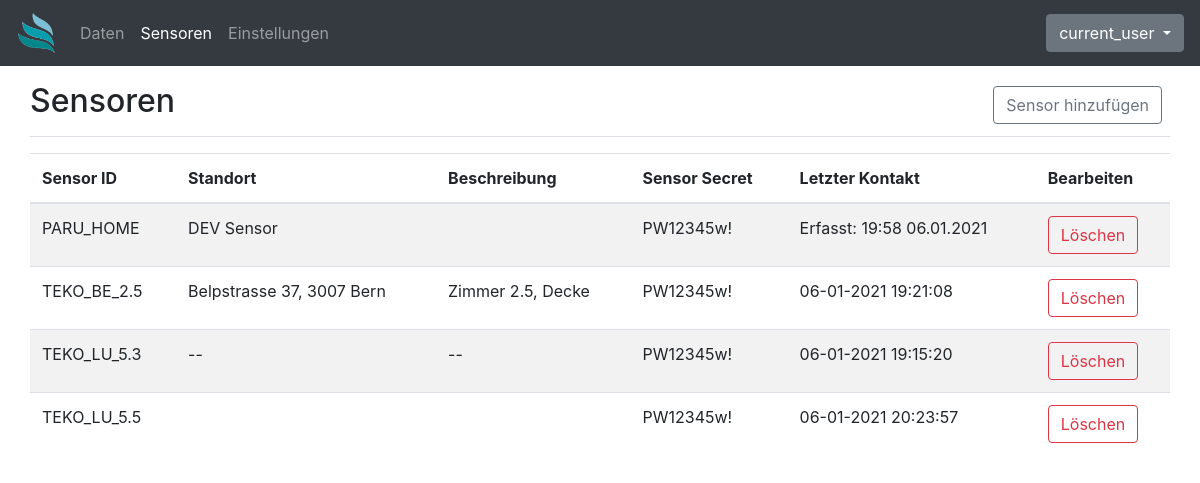
Page /sensors (signed in) on the earlier database version.
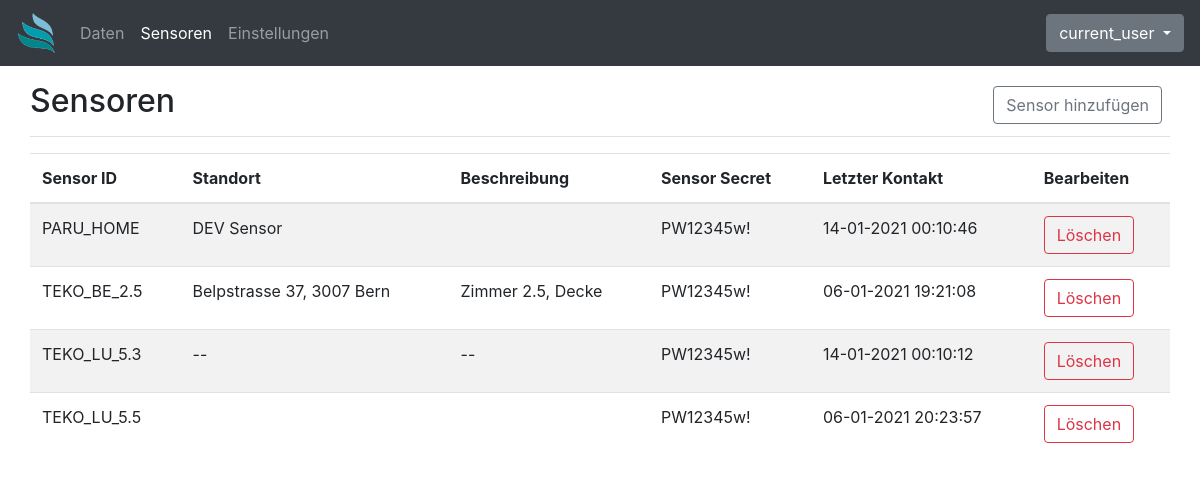
Same page on the later database version.
### app.py (models this page shows)
class dbSensors(db.Model):
    id = db.Column(db.Integer, primary_key=True)
    sensorid = db.Column(db.String(10), nullable=False)
    sensorsecret = db.Column(db.String(10), nullable=False)
    sensordata = db.relationship('dbSenData', backref='sendata', lazy=True)
    lastseen = db.Column(db.String(20))
    location = db.Column(db.String(50))
    description = db.Column(db.Text)

### app.py (the view)
@app.route('/sensors', methods=['GET'])
@login_required
def sensors():
    return render_template('sensors.html', sensors=dbSensors.query.order_by(dbSensors.sensorid.asc()))

### app.py (called while the page is built)
@login_manager.user_loader
def load_user(user_id):
    return dbUsers.query.get(int(user_id))

### templates/sensors.html (shortened to what this page needs)
{% extends 'base.html' %}
{% block body %}
{% set error = request.args.get('error') %}
<div class="container-fluid">
    <main role="main" class="col-md">
        <div
            class="d-flex justify-content-between flex-wrap flex-md-nowrap align-items-center pt-3 pb-2 mb-3 border-bottom">
            <h1 class="h2">Sensoren</h1>
            <div class="btn-toolbar mb-2 mb-md-0">
                <div class="btn-group mr-2">
                    <button type="button" class="btn btn btn-outline-secondary" data-toggle="modal"
                        data-target="#addSensor">
                        Sensor hinzufügen
                    </button>
                </div>
            </div>
        </div>
        <div class="table-responsive">
            <table class="table table-striped table">
                <thead>
                    <tr>
                        <th>Sensor ID</th>
                        <th>Standort</th>
                        <th>Beschreibung</th>
                        <th>Sensor Secret</th>
                        <th>Letzter Kontakt</th>
                        <th>Bearbeiten</th>
                    </tr>
                </thead>
                <tbody>
                    {% for x in sensors %}
                    <tr>
                        <td>{{ x.sensorid }}</td>
                        <td>{{ x.location }}</td>
                        <td>{{ x.description}}</td>
                        <td>{{ x.sensorsecret }}</td>
                        <td>{{ x.lastseen }}</td>
                        <td>
                            <button type="button" class="btn btn-outline-danger" data-toggle="modal"
                                data-target="#deleteSensor" data-sensorid="{{ x.sensorid }}">
                                Löschen
                            </button>
                        </td>
                    </tr>
                    {% endfor %}
                </tbody>
            </table>
        </div>
    </main>
</div>
{% endblock %}

### templates/base.html (shortened to what this page needs)
<!DOCTYPE html>
<html lang="de">
<head>
    <link rel="stylesheet" href="https://cdn.jsdelivr.net/npm/bootstrap@4.5.3/dist/css/bootstrap.min.css"
>
</head>
<body>
    <nav class="navbar navbar-expand navbar-dark bg-dark">
        <a class="navbar-brand" href="/">
            <img src="{{url_for('static', filename='Logo_trans.png')}}" width="40" height="40" />
        </a>
        <div class="collapse navbar-collapse" id="navbarsExample02">
            <ul class="navbar-nav mr-auto">
                <li class="nav-item {% if url_for(request.endpoint)=='/' %} active {%endif%}">
                    <a class="nav-link" href="/">Daten</a>
                </li>
                {% if current_user.is_authenticated %}
                <li class="nav-item {% if url_for(request.endpoint)=='/sensors' %} active {%endif%}">
                    <a class="nav-link" href="/sensors">Sensoren</a>
                </li>
                <li class="nav-item {% if url_for(request.endpoint)=='/admin' %} active {%endif%}">
                    <a class="nav-link" href="/admin">Einstellungen</a>
                </li>
                {% endif %}
            </ul>
            {% if current_user.is_authenticated %}
            <div class="dropdown">
                <button class="btn btn-secondary dropdown-toggle" type="button" id="dropdownMenuButton"
                    data-toggle="dropdown" aria-haspopup="true" aria-expanded="false">
                    current_user
                </button>
            </div>
            {% else %}
            <button type="button" class="btn btn-info" data-toggle="modal" data-target="#loginModal">Login</button>
            {% endif %}
        </div>
    </nav>
    {% block body %} {% endblock %}
</body>
</html>

Differences in the rows shown:
changed dbSensors "PARU_HOME": lastseen "Erfasst: 19:58 06.01.2021" → "14-01-2021 00:10:46"
changed dbSensors "TEKO_LU_5.3": lastseen "06-01-2021 19:15:20" → "14-01-2021 00:10:12"
